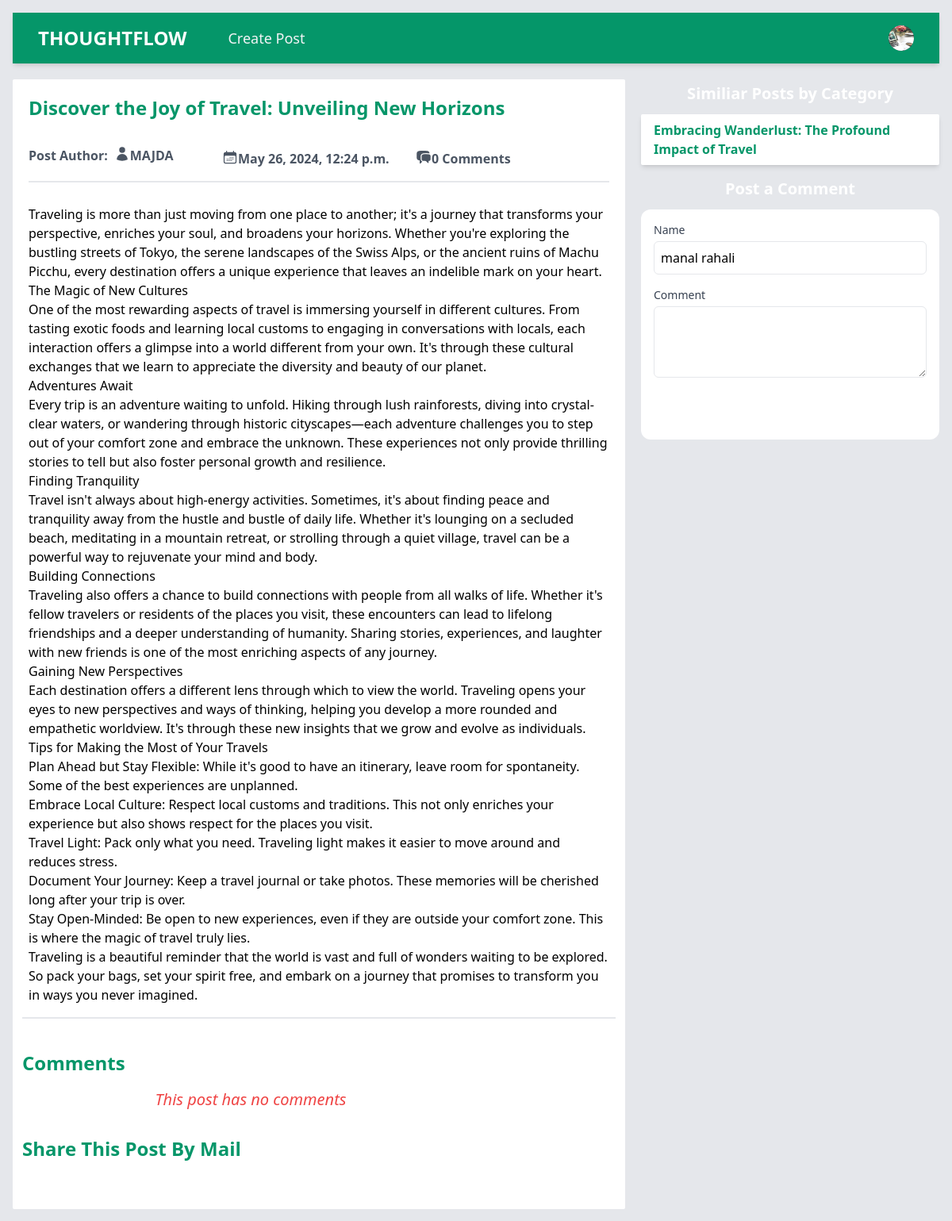
Page /read_post/b585e4a3-0b1c-4800-9730-700f4f73006d/discover-the-joy-of-travel-unveiling-new-horizons/ (signed in) on the earlier database version.
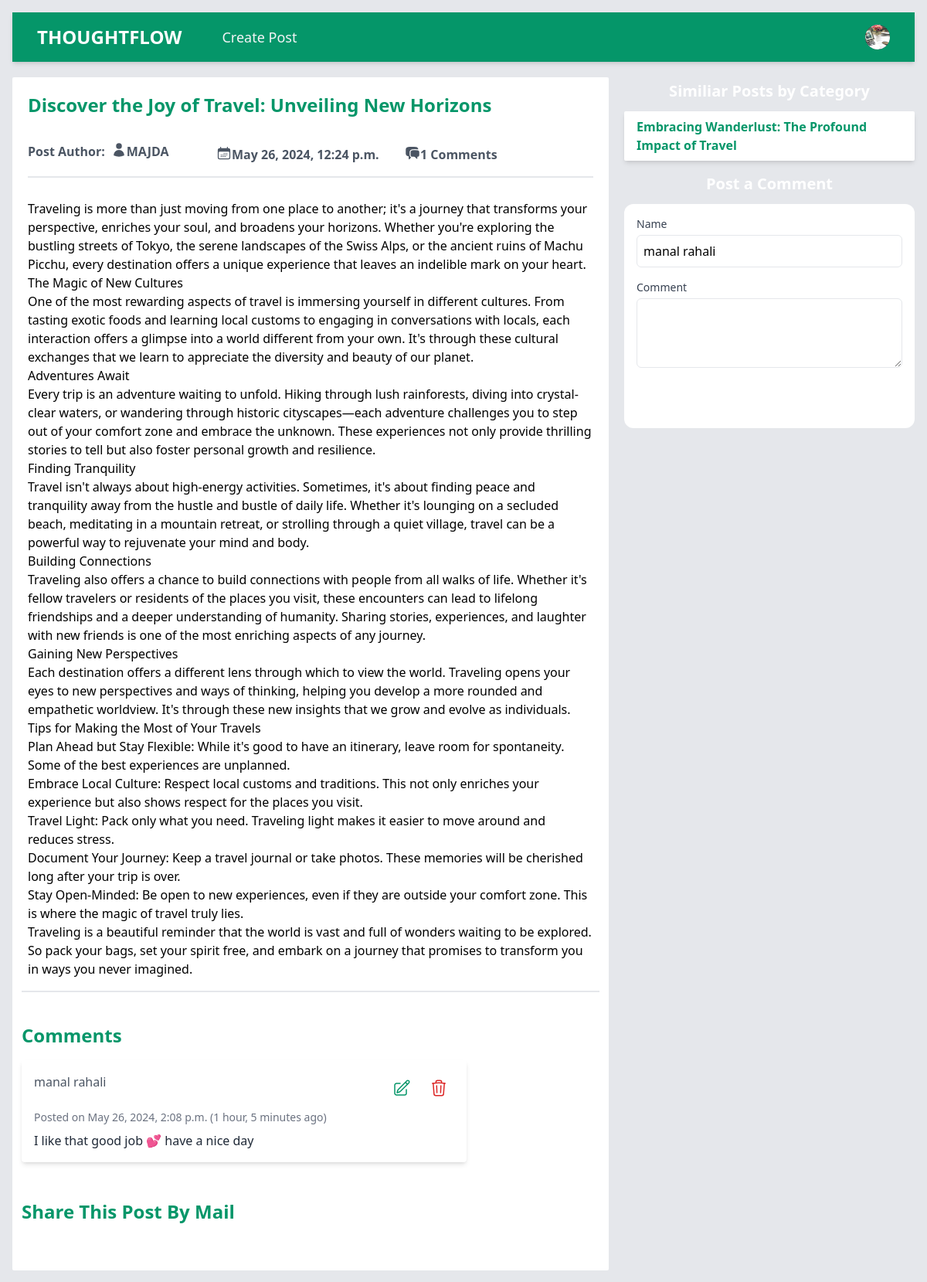
Same page on the later database version.
### base/models.py (models this page shows, shortened)
class Post(models.Model):
    id = models.UUIDField(primary_key=True, max_length=15, editable=False, default=uuid.uuid4)
    title = models.CharField(max_length=250)
    slug = models.SlugField(max_length=300, unique_for_date='created',
    null = True, blank=True)
    author = models.ForeignKey(User, on_delete=models.CASCADE)
    body = models.TextField()
    image = models.ImageField(upload_to='bg_img/', default='default_bg_img.jpg')
    category = models.CharField(max_length=100)
    created = models.DateTimeField(auto_now_add=True)
    updated = models.DateTimeField(auto_now=True)
    def get_absolute_url(self):
        return reverse('read_post', args=[str(self.id), self.slug])
    class Meta:
        ordering = ['-created']
        indexes = [models.Index(fields=['created'])]

class Comment(models.Model):
    id = models.UUIDField(primary_key=True, max_length=15,
    editable=False, default=uuid.uuid4)
    author = models.CharField(max_length=80)
    comment_p = models.ForeignKey(Post, on_delete=models.CASCADE,
    related_name='comments')
    body = models.TextField()
    created = models.DateTimeField(auto_now_add=True)
    eddited = models.DateTimeField(auto_now=True)
    signedup_user = models.ForeignKey(User, on_delete=models.CASCADE,
    null=True, blank=True)

### base/views.py (the view, shortened to what this page needs)
# urls.py: path('read_post/<str:id>/<str:slug>/', views.read_post, name='read_post'),
def read_post(request, id, slug):
    try:
        post = Post.objects.get(id=id, slug=slug)
    except Post.DoesNotExist:
        raise Http404("Post does not exist")
    similar_posts = Post.objects.filter(category=post.category)
    post_comments = Comment.objects.filter(comment_p=post)
    return render(request, 'post.html', {
        'post': post,
        'similar_posts': similar_posts,
        'post_comments' : post_comments,
    })

### base/templates/post.html (shortened to what the changed rows need)
{% load static %}
<!DOCTYPE html>
<html lang="en">
  <head>
    <link rel="stylesheet" href="{% static 'style.css' %}" />
  </head>
  <body class="p-4 bg-gray-200">
    <main class="mt-5 grid grid-cols-1 md:grid-cols-2 lg:grid-cols-3 gap-5">
      <section
        class="bg-white p-3 rounded-sm col-span-1 md:col-span-2 md:h-[80vh] overflow-y-scroll scrollbar-hide"
      >
        <div class="w-full flex flex-col p-2">
          <h2 class="text-2xl font-bold pb-6 text-emerald-600">
            {{ post.title }}
          </h2>
          <div
            class="w-full py-2 space-y-1 text-md font-semibold text-gray-600 grid grid-cols-13 md:grid-cols-3"
          >
            <div class="flex">
              <p class="mr-2">Post Author:</p>
              <a href="{% url 'profile' post.author.username post.author.id %}"
                >{{ post.author }}</a
              >
            </div>
            <div class="flex">
              <p>{{ post.created }}</p>
            </div>
            <div class="flex">
              <p>{{ post.comments.count }} Comments</p>
            </div>
          </div>
          <hr class="border w-full my-2 border-gray-200" />
          <div class="w-full">
            <p class="text-left mt-5 text-gray-700">
              {{ post.body|linebreaks }}
            </p>
          </div>
        </div>
        <div class="max-w-xl py-8">
          <h2 class="text-2xl text-emerald-600 font-bold mb-4">Comments</h2>
          {% for comment in post_comments %}
          <div class="bg-white shadow-md rounded p-4 mb-4">
            <div class="flex justify-between mb-2">
              <div class="text-gray-600">{{ comment.author }}</div>
              <div class="text-gray-400 flex gap-2">
                {% if user == comment.signedup_user %}
                <a
                  href="{% url 'update_comment' comment.id %}"
                  class="text-emerald-600 rounded-xl hover:bg-emerald-100 p-2"
                  >
                </a>
                <a
                  href="{% url 'delete_comment' comment.id %}"
                  class="text-red-600 p-2 rounded-xl hover:bg-red-100"
                >
                </a>
                {% endif %}
              </div>
            </div>
            <div class="text-gray-500 text-sm mb-2">
              Posted on {{ comment.created }} ({{ comment.created|timesince }}
              ago)
            </div>
            <p class="text-gray-800">{{ comment.body }}</p>
          </div>
          {% empty %}
          <h1 class="text-red-500 text-center font-medium text-xl italic">
            This post has no comments
          </h1>
          {% endfor %}
        </div>
        <h2 class="text-2xl capitalize font-bold pb-6 text-emerald-600">
          Share this post by mail
        </h2>
      </section>
      <section class="flex flex-col gap-2 md:h-[80vh]">
        <h1
          class="bg-emerald-500 w-full font-semibold text-xl text-center py-1 rounded-sm text-white"
        >
          Similiar Posts by Category
        </h1>
        <div
          class="w-full h-[25vh] overflow-y-scroll scrollbar-hide rounded-sm shadow-md bg-white flex flex-col p-1"
        >
          {% for a_post in similar_posts %}
          {% if a_post != post %}
          <a
            href="{{ a_post.get_absolute_url }}"
            class="w-full font-semibold text-base text-emerald-600 px-3 py-1 rounded-sm hover:underline"
            >{{ a_post.title|truncatewords:10 }}</a
          >
          {% endif %}
          {% endfor %}
        </div>
        <div class="flex flex-col mt-1 order-first lg:order-last">
          <h1
            class="bg-emerald-500 w-full font-semibold text-xl text-center py-1 mb-2 rounded-sm text-white"
          >
            Post a Comment
          </h1>
        </div>
      </section>
    </main>
  </body>
</html>

Differences in the rows shown:
computed for Post "Discover the Joy of Travel: Unveiling New Horizons": comments.count "0" → "1"
added Comment: author "manal rahali", created "May 26, 2024, 2:08 p.m.", created "1 hour, 5 minutes", body "I like that good job 💕 have a nice day"
Other differences:
text no longer shown: "This post has no comments"
